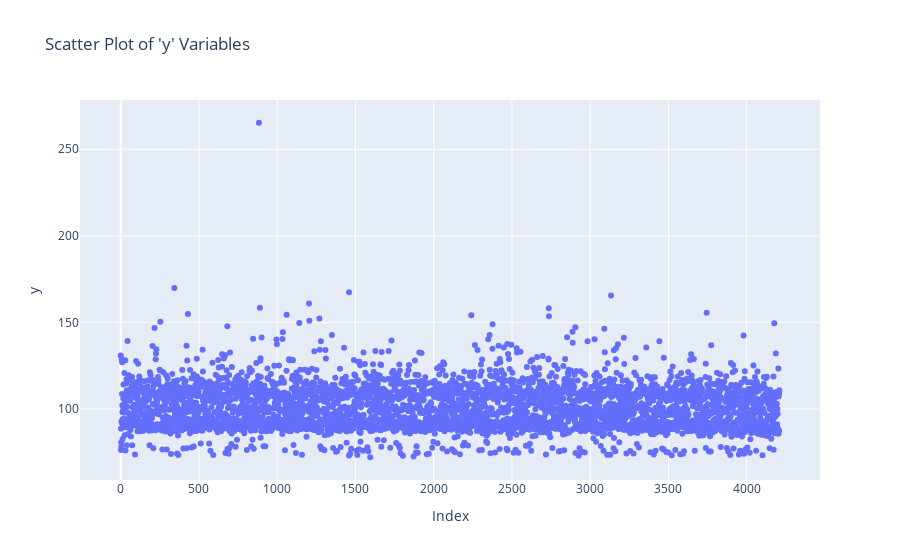

The notebook cell this image was saved under:
### Code cell
fig = go.Figure()

fig.add_trace(go.Scatter(
    x = train_df.index,
    y = train_df['y'],
    name = "Scatter Plot of 'y'",
    mode = 'markers')
    )

fig.update_layout(
    title = "Scatter Plot of 'y' Variables",
    xaxis_title='Index',
    yaxis_title='y',
    )

fig.show()

### Figure 1 — Plotly figure (JSON) as saved in the notebook; plotly's stock layout.template omitted (floating-point values rounded to 4 significant figures; data arrays with more than 128 entries replaced by an {"elided": "..."} marker saying what was removed)
{"data": [{"mode": "markers", "name": "Scatter Plot of 'y'", "type": "scatter", "x": {"elided": "4209 int values"}, "y": {"elided": "4209 float values"}}], "layout": {"title": {"text": "Scatter Plot of 'y' Variables"}, "xaxis": {"title": {"text": "Index"}}, "yaxis": {"title": {"text": "y"}}}}
